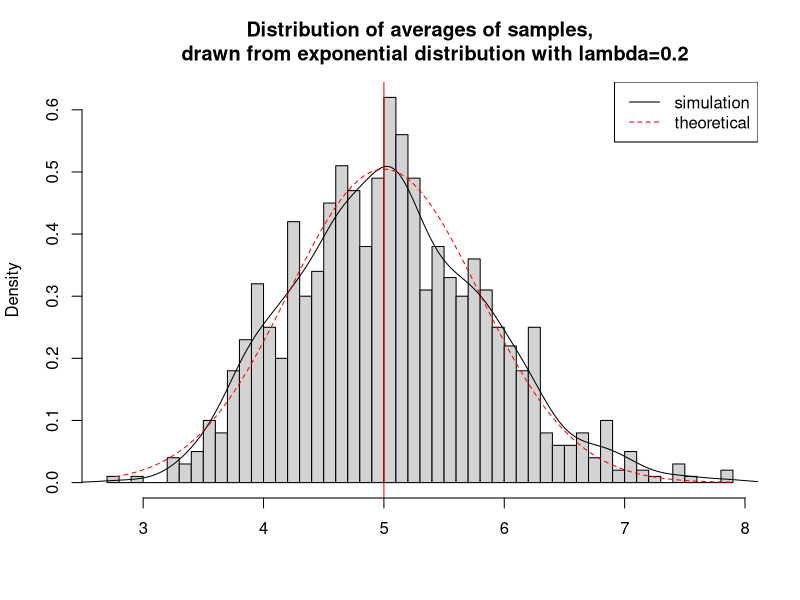

Write R code to recreate this figure.
## ---- chunk 1
set.seed(10)
nosim <- 1000
n <- 40
lambda <- 0.2
expsim <- matrix(rexp(nosim*n, rate=lambda), nosim, n)
averages <- rowMeans(expsim)
## ---- chunk 2
hist(averages, breaks=50, prob=TRUE,
     main="Distribution of averages of samples,
     drawn from exponential distribution with lambda=0.2",
     xlab="")
# density of the averages of samples
lines(density(averages))
# theoretical center of distribution
abline(v=1/lambda, col="red")
# theoretical density of the averages of samples
xfit <- seq(min(averages), max(averages), length=100)
yfit <- dnorm(xfit, mean=1/lambda, sd=(1/lambda/sqrt(n)))
lines(xfit, yfit, pch=22, col="red", lty=2)
# add legend
legend('topright', c("simulation", "theoretical"), lty=c(1,2), col=c("black", "red"))
## ---- chunk 3
  
